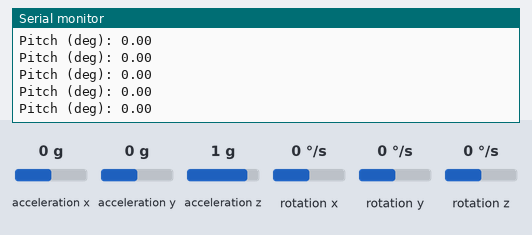
This sketch was run on a simulated Arduino Uno, built with avr-gcc and run on an emulated ATmega328P. On the bench: the last lines printed to the serial monitor. Wiring (inferred from the names in the program): MPU-6050 motion sensor at I2C address 0x68. The test bench sets the inputs (shaded band); at power-on: acceleration y 0 g, acceleration z 1 g, rotation y 0 °/s, acceleration x 0 g, rotation x 0 °/s, rotation z 0 °/s.

Above: at 1.9 s.
2.0 s: acceleration y set to -1.4 g
At 2.5 s:
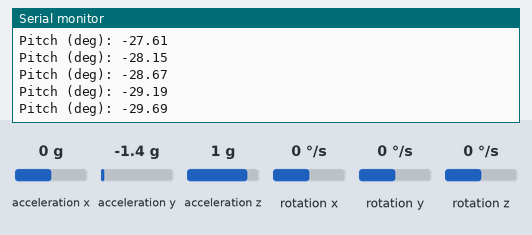
3.5 s: acceleration z set to -1.4 g
At 4.4 s:
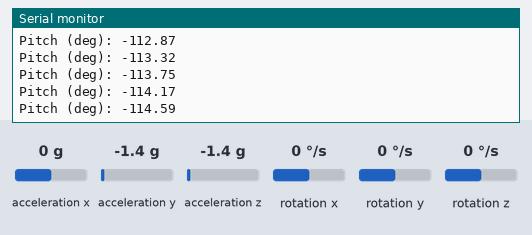
5.0 s: acceleration y set to 0.8 g
At 5.9 s:
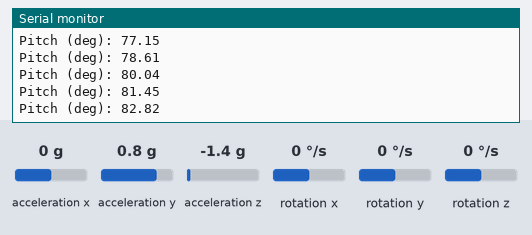
8.0 s: rotation y set to -192 °/s
At 8.5 s:
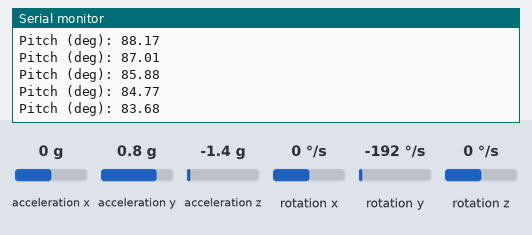
Timing chart, 0 to 10.5 s (numbered marks = the images above; inputs shaded):
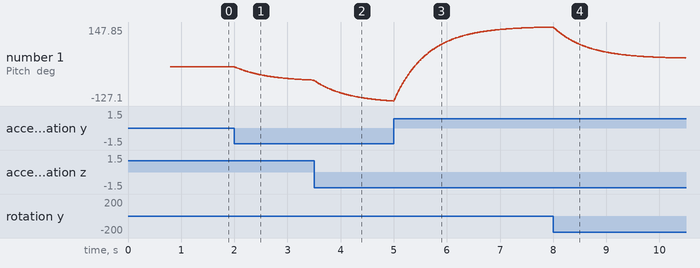

Measured:
- after the input at 2.0 s, the serial monitor: prints a new line at once (image 1)
- plotted number 1: 0 → -49.34 after the input at 2.0 s

The sketch:

sensorInercialBalancin.ino
```cpp
#include <Wire.h>

/*

Módulo: Lectura del sensor IMU (MPU6050)
  ==========================================================

  Este código corresponde a la primera etapa del lazo de
  control (ver diapositiva "Visión General: Lazo Cerrado de
  Control"):

      Sensor IMU -> Arduino -> Driver de Motores -> Motores/Ruedas
         (este archivo cubre esta parte)

  Qué hace:
    1. Se comunica con el MPU6050 por I2C.
    2. Lee el acelerómetro y el giroscopio (registros crudos).
    3. Calcula el ángulo de inclinación (pitch) combinando
       ambas lecturas con un FILTRO COMPLEMENTARIO, que es
       rápido, estable y no necesita librerías externas.
    4. Expone una función getPitchAngle() que el resto del
       sistema (el bloque de control PID) puede usar como
       entrada para corregir el equilibrio del robot.

  Conexión del MPU6050 (I2C estándar en un Arduino UNO/Nano):
    VCC  -> 5V (o 3.3V según el módulo)
    GND  -> GND
    SCL  -> A5
    SDA  -> A4

  No requiere librerías adicionales: solo Wire.h (incluida
  en el IDE de Arduino).
  ==========================================================
*/


// ---------- Dirección I2C y registros del MPU6050 ----------
const int MPU_ADDR = 0x68;        // Dirección I2C por defecto (AD0 a GND)

const byte REG_PWR_MGMT_1   = 0x6B;
const byte REG_ACCEL_XOUT_H = 0x3B;
const byte REG_GYRO_XOUT_H  = 0x43;

// ---------- Factores de escala (configuración por defecto) ----------
// Acelerómetro: rango ±2g  -> sensibilidad 16384 LSB/g
// Giroscopio:   rango ±250°/s -> sensibilidad 131 LSB/(°/s)
const float ACCEL_SENS = 16384.0;
const float GYRO_SENS  = 131.0;

// ---------- Variables de estado del filtro ----------
float pitchAngle = 0.0;     // Ángulo estimado (lo que usará el PID)
unsigned long lastTime = 0; // Para calcular dt entre lecturas

// Peso del filtro complementario: cuánto confiamos en el giroscopio
// frente al acelerómetro. 0.98 es un punto de partida típico;
// se puede afinar durante las pruebas (Fase 4 de la metodología).
const float ALPHA = 0.98;

// Offsets de calibración del giroscopio (se calculan en setup())
float gyroOffsetX = 0.0;

void setup() {
  Serial.begin(115200);
  Wire.begin();

  // Despertar el MPU6050 (por defecto arranca en modo "sleep")
  Wire.beginTransmission(MPU_ADDR);
  Wire.write(REG_PWR_MGMT_1);
  Wire.write(0x00);
  Wire.endTransmission(true);

  calibrateGyro();

  // Ángulo inicial a partir del acelerómetro, para no partir de 0°
  // si el robot ya está inclinado al encender.
  pitchAngle = readAccelAngle();
  lastTime = micros();
}

void loop() {
  float pitch = getPitchAngle();

  // Salida de depuración: se puede ver en el Monitor Serie o en
  // el Plotter Serie mientras se inclina el robot a mano.
  Serial.print("Pitch (deg): ");
  Serial.println(pitch, 2);

  delay(10); // ~100 Hz de muestreo, suficiente para el lazo PID
}

/*
  Calibración simple del giroscopio: el robot debe permanecer
  quieto y nivelado durante este paso. Promedia varias lecturas
  en reposo para estimar el offset (deriva) del sensor en el
  eje que usamos para el pitch.
*/
void calibrateGyro() {
  const int muestras = 200;
  long suma = 0;

  for (int i = 0; i < muestras; i++) {
    int16_t gx, gy, gz;
    readRawGyro(gx, gy, gz);
    suma += gy;           // eje usado para el pitch (ver readGyroRate)
    delay(3);
  }

  gyroOffsetX = suma / (float)muestras;
}

/*
  Devuelve el ángulo de inclinación (pitch) actualizado, en grados.
  Esta es la función que el bloque de control (PID) debe llamar
  en cada ciclo para obtener el error de inclinación.
*/
float getPitchAngle() {
  unsigned long now = micros();
  float dt = (now - lastTime) / 1000000.0; // segundos
  lastTime = now;

  float accelAngle = readAccelAngle();
  float gyroRate = readGyroRate();

  // Filtro complementario:
  //  - Integra la velocidad angular del giroscopio (rápido, pero
  //    acumula deriva con el tiempo).
  //  - Lo corrige con el ángulo "absoluto" del acelerómetro (lento
  //    y ruidoso, pero no se desvía a largo plazo).
  pitchAngle = ALPHA * (pitchAngle + gyroRate * dt) + (1 - ALPHA) * accelAngle;

  return pitchAngle;
}

/*
  Calcula el ángulo de inclinación a partir del acelerómetro,
  usando los ejes Y y Z (ajustar según la orientación física
  del sensor sobre el chasis).
*/
float readAccelAngle() {
  int16_t ax, ay, az;
  readRawAccel(ax, ay, az);

  float accelY = ay / ACCEL_SENS;
  float accelZ = az / ACCEL_SENS;

  // atan2 evita divisiones por cero y da el ángulo en todo el rango
  return atan2(accelY, accelZ) * 180.0 / PI;
}

/*
  Devuelve la velocidad angular (°/s) ya corregida con el offset
  de calibración, lista para integrarse en el filtro.
*/
float readGyroRate() {
  int16_t gx, gy, gz;
  readRawGyro(gx, gy, gz);

  return (gy - gyroOffsetX) / GYRO_SENS;
}

// ---------- Lecturas crudas por I2C ----------

void readRawAccel(int16_t &ax, int16_t &ay, int16_t &az) {
  Wire.beginTransmission(MPU_ADDR);
  Wire.write(REG_ACCEL_XOUT_H);
  Wire.endTransmission(false);
  Wire.requestFrom(MPU_ADDR, 6, true);

  ax = (Wire.read() << 8) | Wire.read();
  ay = (Wire.read() << 8) | Wire.read();
  az = (Wire.read() << 8) | Wire.read();
}

void readRawGyro(int16_t &gx, int16_t &gy, int16_t &gz) {
  Wire.beginTransmission(MPU_ADDR);
  Wire.write(REG_GYRO_XOUT_H);
  Wire.endTransmission(false);
  Wire.requestFrom(MPU_ADDR, 6, true);

  gx = (Wire.read() << 8) | Wire.read();
  gy = (Wire.read() << 8) | Wire.read();
  gz = (Wire.read() << 8) | Wire.read();
}
```
